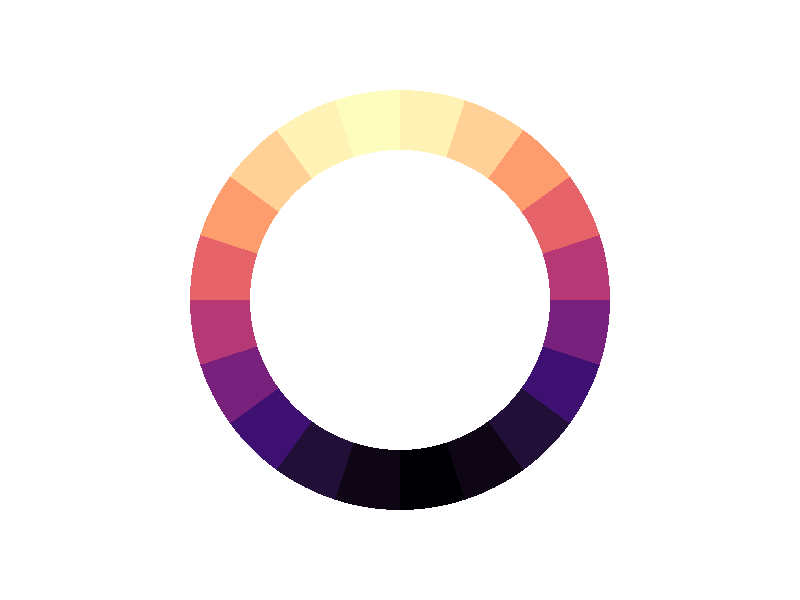
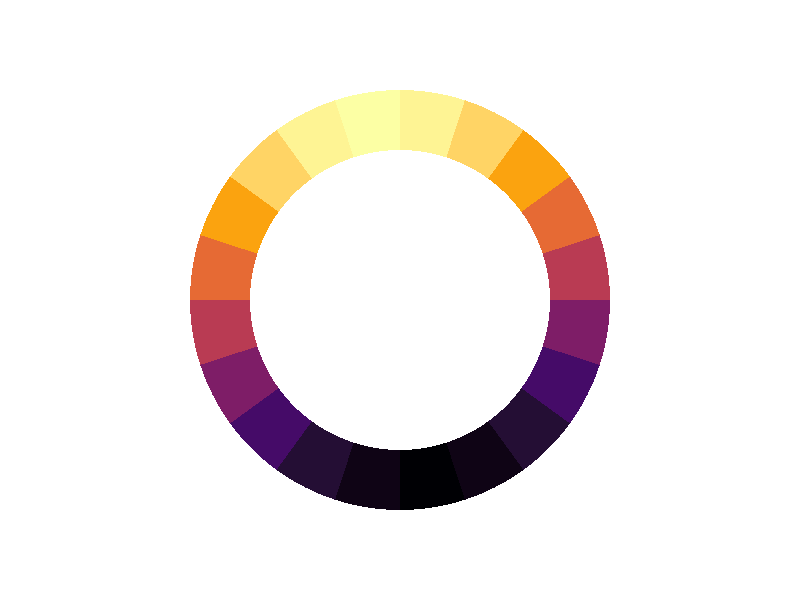
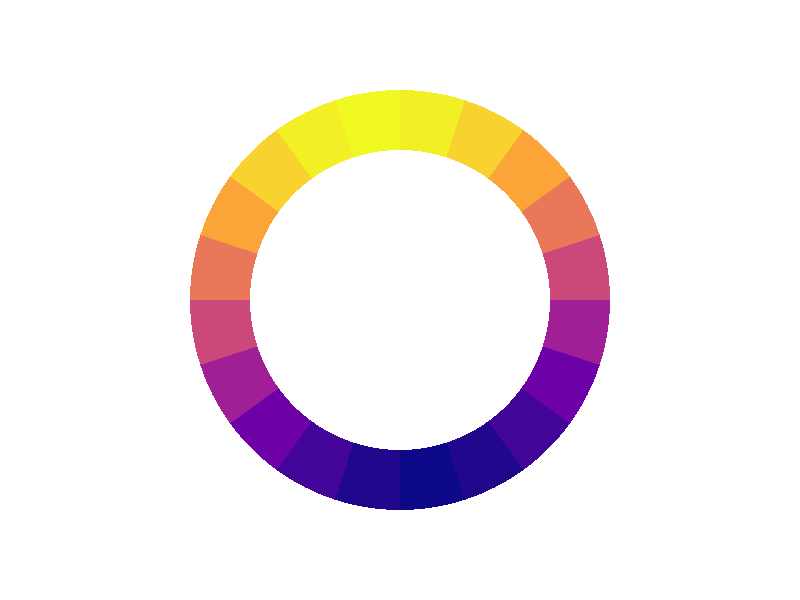
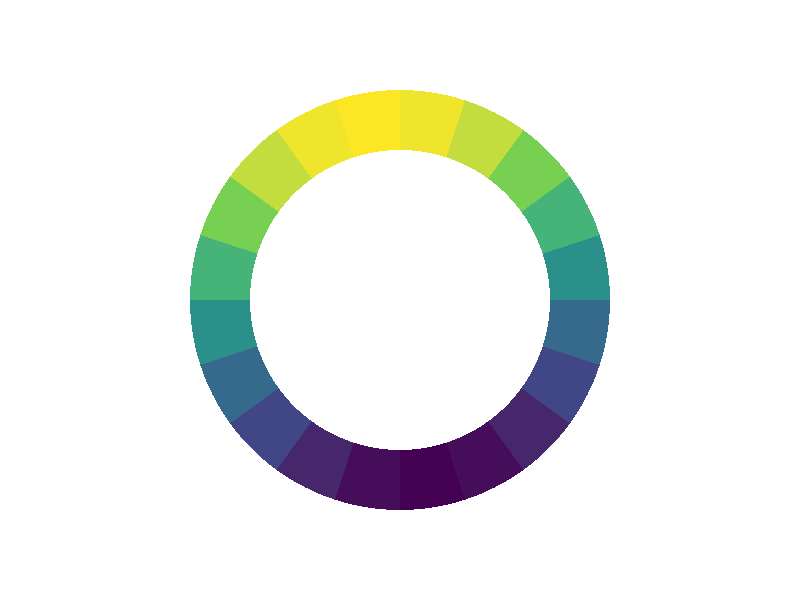
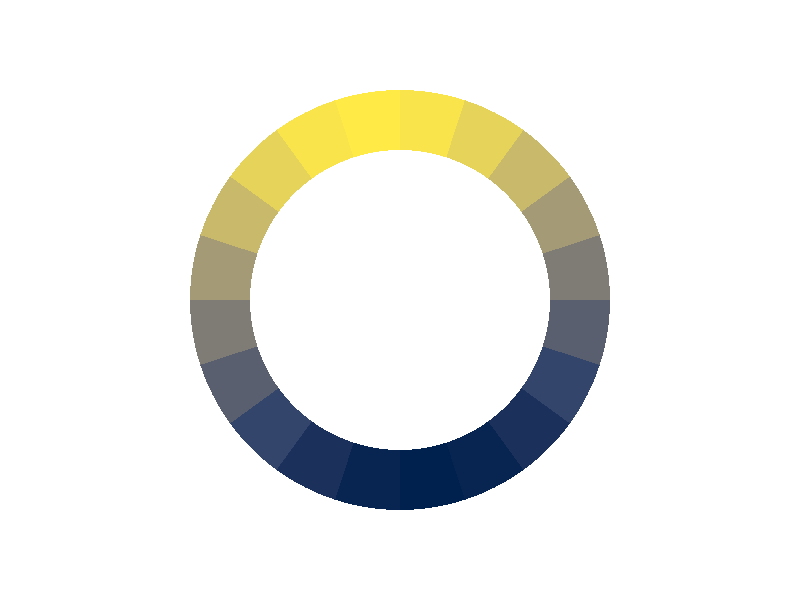

Write R code to recreate these figures, in order.
library(ggplot2)

ggplot(expand.grid(x = 1:20, y = 1) ) +
  geom_tile(aes(x, y, fill = cos(x/20*2*pi))) +
  scale_y_continuous(limits = c(-2, 2)) +
  coord_polar() +
  theme_void()  -> base


options <- c("magma", "inferno", "plasma", "viridis", "cividis")


lapply(options, function(o) {

  g <- base + scale_fill_viridis_c(guide = "none", option = o)
  ggsave(paste0("man/figures/", o, ".svg"), plot = g)

}) -> n
